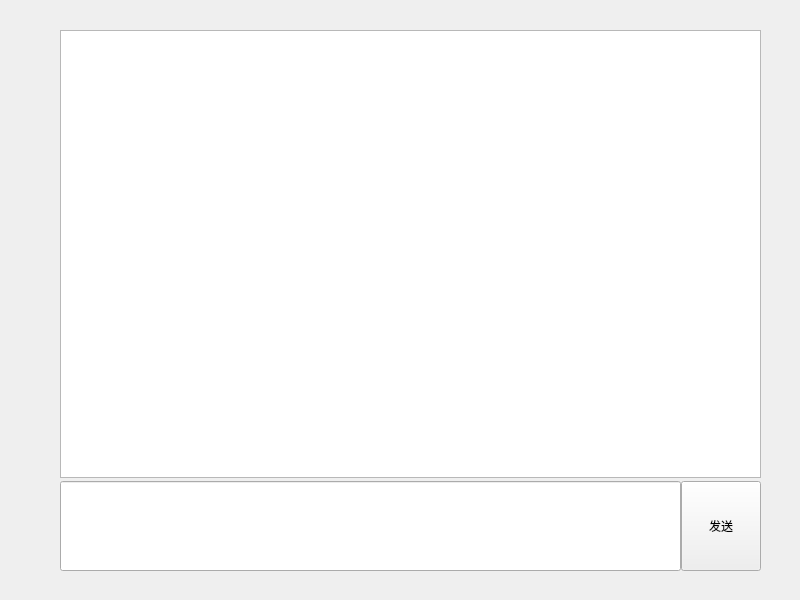
<?xml version="1.0" encoding="UTF-8"?>
<ui version="4.0">
 <class>Widget</class>
 <widget class="QWidget" name="Widget">
  <property name="geometry">
   <rect>
    <x>0</x>
    <y>0</y>
    <width>800</width>
    <height>600</height>
   </rect>
  </property>
  <property name="windowTitle">
   <string>Widget</string>
  </property>
  <widget class="QWidget" name="">
   <property name="geometry">
    <rect>
     <x>60</x>
     <y>30</y>
     <width>701</width>
     <height>541</height>
    </rect>
   </property>
   <layout class="QVBoxLayout" name="verticalLayout" stretch="5,1">
    <property name="spacing">
     <number>3</number>
    </property>
    <item>
     <widget class="QListWidget" name="listWidget"/>
    </item>
    <item>
     <layout class="QHBoxLayout" name="horizontalLayout">
      <property name="spacing">
       <number>0</number>
      </property>
      <item>
       <widget class="QLineEdit" name="lineEdit">
        <property name="sizePolicy">
         <sizepolicy hsizetype="Expanding" vsizetype="Expanding">
          <horstretch>0</horstretch>
          <verstretch>0</verstretch>
         </sizepolicy>
        </property>
       </widget>
      </item>
      <item>
       <widget class="QPushButton" name="pushButton">
        <property name="sizePolicy">
         <sizepolicy hsizetype="Minimum" vsizetype="Expanding">
          <horstretch>0</horstretch>
          <verstretch>0</verstretch>
         </sizepolicy>
        </property>
        <property name="text">
         <string>发送</string>
        </property>
       </widget>
      </item>
     </layout>
    </item>
   </layout>
  </widget>
 </widget>
 <resources/>
 <connections/>
</ui>
